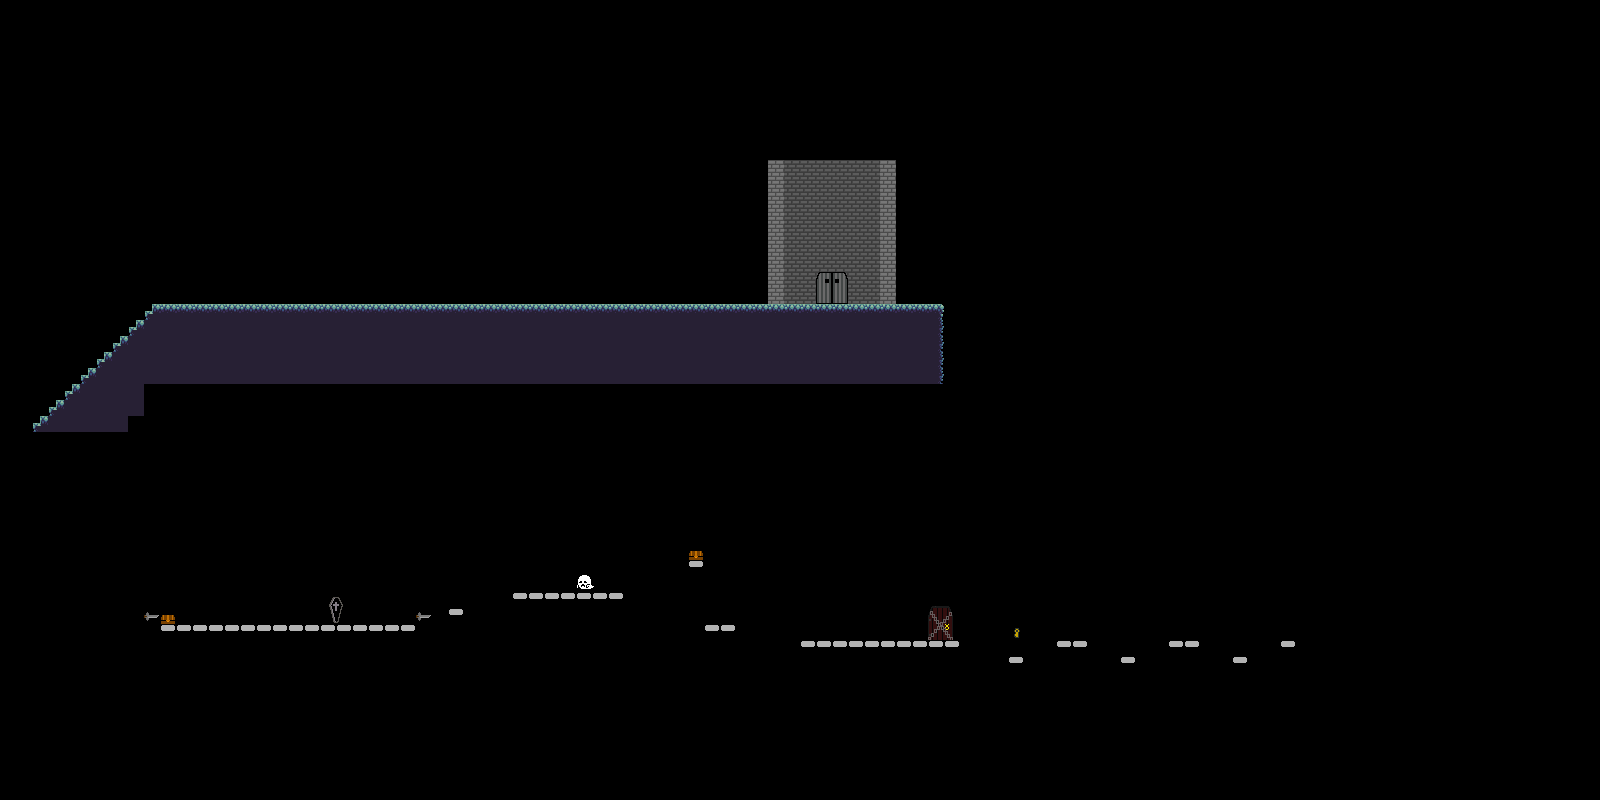

Below is a game level as drawn by its tile map, then a one-line description and the .tmx that defines it (tile-layer data replaced by summaries):
An orthogonal 100x50 tile map with 16x16 px tiles, 9 tile layers (skeletonBorderLayer, ghostlayer, chestlayer, keylayer, ...), 1 hidden layer not drawn, 5 tilesets.

<map version="1.5" tiledversion="1.7.1" orientation="orthogonal" renderorder="right-down" width="100" height="50" tilewidth="16" tileheight="16" infinite="0" nextlayerid="11" nextobjectid="1">
 <editorsettings>
  <export target="../json/level1.json" format="json" />
 </editorsettings>
 <tileset firstgid="1" name="tile" tilewidth="16" tileheight="16" tilecount="36" columns="36">
  <image source="../img/tile.png" width="576" height="16" />
 </tileset>
 <tileset firstgid="37" name="coffin" tilewidth="32" tileheight="32" tilecount="2" columns="2">
  <image source="../img/coffin.png" width="64" height="32" />
 </tileset>
 <tileset firstgid="39" name="door" tilewidth="32" tileheight="32" tilecount="1" columns="1">
  <image source="../img/door.png" width="32" height="32" />
 </tileset>
 <tileset firstgid="40" name="ghost" tilewidth="20" tileheight="20" tilecount="2" columns="2">
  <image source="../img/ghost.png" width="40" height="20" />
 </tileset>
 <tileset firstgid="42" name="door2" tilewidth="25" tileheight="34" tilecount="1" columns="1">
  <image source="../img/doorLocked.png" width="25" height="34" />
 </tileset>
 <layer id="10" name="skeletonBorderLayer" width="100" height="50">
  <data>[5000 cells, 2 non-empty, 1 distinct tile ids]</data>
 </layer>
 <layer id="5" name="insidebglayer" width="100" height="50" visible="0">
  <data>[5000 cells, 5000 non-empty, 1 distinct tile ids]</data>
 </layer>
 <layer id="7" name="ghostlayer" width="100" height="50">
  <data>[5000 cells, 1 non-empty, 1 distinct tile ids]</data>
 </layer>
 <layer id="6" name="chestlayer" width="100" height="50">
  <data>[5000 cells, 2 non-empty, 1 distinct tile ids]</data>
 </layer>
 <layer id="8" name="keylayer" width="100" height="50">
  <data>[5000 cells, 1 non-empty, 1 distinct tile ids]</data>
 </layer>
 <layer id="9" name="doorlayer" width="100" height="50">
  <data>[5000 cells, 1 non-empty, 1 distinct tile ids]</data>
 </layer>
 <layer id="3" name="bglayer" width="100" height="50">
  <data>[5000 cells, 72 non-empty, 2 distinct tile ids]</data>
 </layer>
 <layer id="1" name="toplayer" width="100" height="50">
  <data>[5000 cells, 322 non-empty, 6 distinct tile ids]</data>
 </layer>
 <layer id="2" name="coffinlayer" width="100" height="50">
  <data>[5000 cells, 1 non-empty, 1 distinct tile ids]</data>
 </layer>
 <layer id="4" name="level1doorlayer" width="100" height="50">
  <data>[5000 cells, 1 non-empty, 1 distinct tile ids]</data>
 </layer>
</map>
